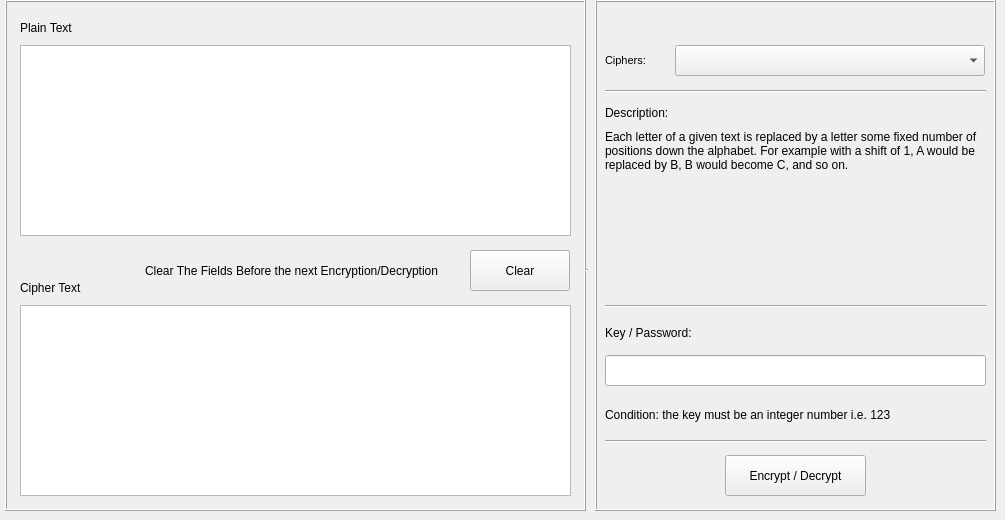
    <widget class="QWidget" name="tab_8">
     <attribute name="title">
      <string>Stream</string>
     </attribute>
     <widget class="QFrame" name="frame_13">
      <property name="geometry">
       <rect>
        <x>5</x>
        <y>0</y>
        <width>581</width>
        <height>511</height>
       </rect>
      </property>
      <property name="frameShape">
       <enum>QFrame::Box</enum>
      </property>
      <property name="frameShadow">
       <enum>QFrame::Raised</enum>
      </property>
      <widget class="QTextEdit" name="strm_pt">
       <property name="geometry">
        <rect>
         <x>15</x>
         <y>45</y>
         <width>551</width>
         <height>191</height>
        </rect>
       </property>
      </widget>
      <widget class="QLabel" name="label_17">
       <property name="geometry">
        <rect>
         <x>15</x>
         <y>20</y>
         <width>61</width>
         <height>16</height>
        </rect>
       </property>
       <property name="text">
        <string>Plain Text</string>
       </property>
      </widget>
      <widget class="QLabel" name="label_18">
       <property name="geometry">
        <rect>
         <x>15</x>
         <y>280</y>
         <width>71</width>
         <height>16</height>
        </rect>
       </property>
       <property name="text">
        <string>Cipher Text</string>
       </property>
      </widget>
      <widget class="QTextEdit" name="strm_ct">
       <property name="geometry">
        <rect>
         <x>15</x>
         <y>305</y>
         <width>551</width>
         <height>191</height>
        </rect>
       </property>
      </widget>
      <widget class="QPushButton" name="uni_clr_4">
       <property name="geometry">
        <rect>
         <x>465</x>
         <y>250</y>
         <width>100</width>
         <height>41</height>
        </rect>
       </property>
       <property name="text">
        <string>Clear</string>
       </property>
      </widget>
      <widget class="QLabel" name="label_33">
       <property name="geometry">
        <rect>
         <x>140</x>
         <y>255</y>
         <width>316</width>
         <height>31</height>
        </rect>
       </property>
       <property name="text">
        <string>Clear The Fields Before the next Encryption/Decryption</string>
       </property>
      </widget>
     </widget>
     <widget class="QFrame" name="frame_19">
      <property name="geometry">
       <rect>
        <x>595</x>
        <y>0</y>
        <width>401</width>
        <height>511</height>
       </rect>
      </property>
      <property name="frameShape">
       <enum>QFrame::Box</enum>
      </property>
      <property name="frameShadow">
       <enum>QFrame::Raised</enum>
      </property>
      <property name="lineWidth">
       <number>1</number>
      </property>
      <widget class="QLabel" name="label_43">
       <property name="geometry">
        <rect>
         <x>10</x>
         <y>45</y>
         <width>61</width>
         <height>31</height>
        </rect>
       </property>
       <property name="font">
        <font>
         <pointsize>8</pointsize>
        </font>
       </property>
       <property name="text">
        <string>Ciphers:</string>
       </property>
      </widget>
      <widget class="QComboBox" name="strm_list">
       <property name="geometry">
        <rect>
         <x>80</x>
         <y>45</y>
         <width>310</width>
         <height>31</height>
        </rect>
       </property>
      </widget>
      <widget class="QLabel" name="label_44">
       <property name="geometry">
        <rect>
         <x>10</x>
         <y>105</y>
         <width>71</width>
         <height>16</height>
        </rect>
       </property>
       <property name="text">
        <string>Description:</string>
       </property>
      </widget>
      <widget class="QLabel" name="strm_desc">
       <property name="geometry">
        <rect>
         <x>10</x>
         <y>130</y>
         <width>381</width>
         <height>166</height>
        </rect>
       </property>
       <property name="text">
        <string>Each letter of a given text is replaced by a letter some fixed number of positions down the alphabet. For example with a shift of 1, A would be replaced by B, B would become C, and so on.</string>
       </property>
       <property name="alignment">
        <set>Qt::AlignLeading|Qt::AlignLeft|Qt::AlignTop</set>
       </property>
       <property name="wordWrap">
        <bool>true</bool>
       </property>
      </widget>
      <widget class="QLineEdit" name="strm_key">
       <property name="geometry">
        <rect>
         <x>10</x>
         <y>355</y>
         <width>381</width>
         <height>31</height>
        </rect>
       </property>
      </widget>
      <widget class="QLabel" name="label_46">
       <property name="geometry">
        <rect>
         <x>10</x>
         <y>325</y>
         <width>101</width>
         <height>16</height>
        </rect>
       </property>
       <property name="text">
        <string>Key / Password:</string>
       </property>
      </widget>
      <widget class="QPushButton" name="strm_btn">
       <property name="geometry">
        <rect>
         <x>130</x>
         <y>455</y>
         <width>141</width>
         <height>41</height>
        </rect>
       </property>
       <property name="text">
        <string>Encrypt / Decrypt</string>
       </property>
      </widget>
      <widget class="QLabel" name="strm_con">
       <property name="geometry">
        <rect>
         <x>10</x>
         <y>395</y>
         <width>381</width>
         <height>40</height>
        </rect>
       </property>
       <property name="text">
        <string>Condition: the key must be an integer number i.e. 123</string>
       </property>
       <property name="wordWrap">
        <bool>true</bool>
       </property>
      </widget>
     </widget>
     <widget class="Line" name="signup_line1_10">
      <property name="geometry">
       <rect>
        <x>605</x>
        <y>90</y>
        <width>381</width>
        <height>3</height>
       </rect>
      </property>
      <property name="orientation">
       <enum>Qt::Horizontal</enum>
      </property>
     </widget>
     <widget class="Line" name="signup_line1_11">
      <property name="geometry">
       <rect>
        <x>605</x>
        <y>440</y>
        <width>381</width>
        <height>3</height>
       </rect>
      </property>
      <property name="orientation">
       <enum>Qt::Horizontal</enum>
      </property>
     </widget>
     <widget class="Line" name="signup_line1_12">
      <property name="geometry">
       <rect>
        <x>605</x>
        <y>305</y>
        <width>381</width>
        <height>3</height>
       </rect>
      </property>
      <property name="orientation">
       <enum>Qt::Horizontal</enum>
      </property>
     </widget>
     <widget class="Line" name="signup_line1_19">
      <property name="geometry">
       <rect>
        <x>585</x>
        <y>45</y>
        <width>3</width>
        <height>450</height>
       </rect>
      </property>
      <property name="styleSheet">
       <string notr="true"/>
      </property>
      <property name="orientation">
       <enum>Qt::Horizontal</enum>
      </property>
     </widget>
    </widget>
